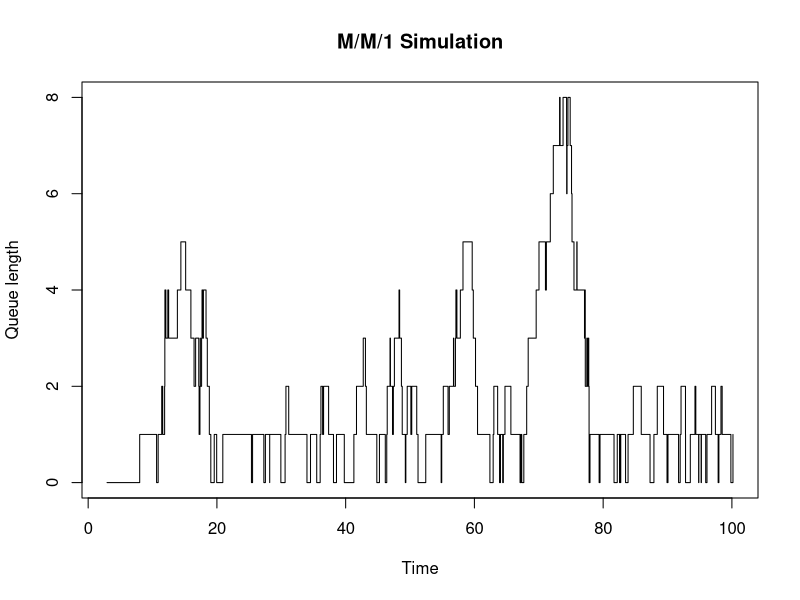
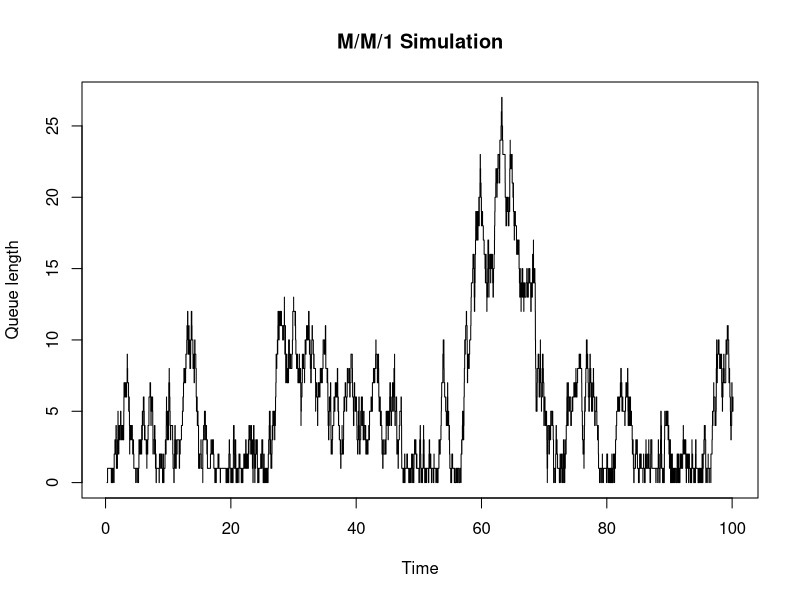

Here is the R script that generated these plots, in order:
## ---- chunk 1
MM1.queue <- function(lambda, mu, simul.time) 
  {
  t <- 0 
  queue <- 0 
  
  T1 <- rexp(1,rate=lambda)
  t <- T1

  eventsTime <- T1
  currentqueue <- 0
  N <- 1 
  
  while (t<simul.time) {
    N <- N+1
    
 
    if(currentqueue>0) {  # nonempty queue
      T1 <- rexp(1,rate=lambda+mu) 
      
      p <- runif(1,0,1) # arrival or departure?
      queue[N] <- currentqueue
      currentqueue <- ifelse(p<lambda/(lambda+mu), 
                             currentqueue+1, # arrival
                             currentqueue-1) # departure
      
    } else {  # empty queue
      T1 <- rexp(1,rate=lambda)
      queue[N] <- currentqueue
      currentqueue <- 1
    }
    
    t <- t+T1 # time of next arrival
    eventsTime[N] <- T1 # inter-event time
  }
  return(list(time=eventsTime, queue=queue))
}
## ---- chunk 2
result1 <- MM1.queue(lambda = 1, mu = 2, simul.time = 100)
plot(cumsum(result1[[1]]), result1[[2]],
     type="s", xlab="Time",ylab="Queue length", main="M/M/1 Simulation")
## ---- chunk 3
result2 <- MM1.queue(lambda = 10, mu = 11, simul.time = 100)
plot(cumsum(result2[[1]]), result2[[2]],
     type="s", xlab="Time",ylab="Queue length", main="M/M/1 Simulation")
## ---- chunk 4
set.seed(7)

## A
N <- 100
x <- runif(N, -2, 2)
ya <- 4*exp(-x^2/2)
(lAhat <- mean(ya))

## B
x <- rnorm(N)
yb <- sqrt(2*pi)*I(x>=-2 & x<=2)
(lBhat <- mean(yb))
## ---- chunk 5
lAsd <- sd(ya)
(REa <- lAsd/(lAhat*sqrt(N)))

lBsd <- sd(yb)
(REb <- lBsd/(lBhat*sqrt(N)))

## ---- chunk 6
(CIa <- c(lAhat+qnorm(0.025)*lAsd/sqrt(N),
          lAhat+qnorm(0.975)*lAsd/sqrt(N)) )

(CIb <- c(lBhat+qnorm(0.025)*lBsd/sqrt(N),
          lBhat+qnorm(0.975)*lBsd/sqrt(N)) )
## ---- chunk 7
(N <- ceiling((qnorm(0.975)*lBsd)^2 / (0.0005*lBhat)^2))

x <- rnorm(N)
yb <- sqrt(2*pi)*I(x>=-2 & x<=2)
(lBhat <- mean(yb))


## true
l_f <- function(x) exp(-x^2/2)
( l <- integrate(l_f, -2, 2) )
## ---- chunk 8
set.seed(1)
p <- c(0.7,0.6,0.5,0.4,0.3)
x <- rep(0, length(p))
N <- 100

Hx <- replicate(N, {
  for(i in 1:length(p)) x[i] <- rbinom(1, 1, p[i])
  H <- (1-x[1]*x[4])*(1-x[2]*x[5])*(1-x[1]*x[3]*x[5])*(1-x[2]*x[3]*x[4])
})

lhat <- mean(Hx)
S <- sd(Hx)
RE.hat <- S/(lhat*sqrt(N))
RE.hat

## relative error < 0.01
ceiling((RE.hat/0.01)^2*N)
## ---- chunk 9
lhat <- replicate(1000, {
  x <- rep(0,5)
  for(i in 1:5) x[i] <- rgamma(1, shape = i, scale = i) 
  H <- min(c(x[1]+x[2], x[1]+x[4]+x[5], x[3]+x[4]))
  H
})

## point estimates
mean(lhat)

## C.I
lower <- mean(lhat)+qnorm(0.025)*sd(lhat)/sqrt(N)
upper <- mean(lhat)+qnorm(0.975)*sd(lhat)/sqrt(N)
print(c(lower, upper))
## ---- chunk 10
lhat <- replicate(1000, {
  x <- rep(0,5)
  for(i in 1:5) x[i] <- rbinom(1, 1, 1/(2*i)) 
  H <- min(c(x[1]+x[2], x[1]+x[4]+x[5], x[3]+x[4]))
  H
})

## point estimates
mean(lhat)

## C.I
lower <- mean(lhat)+qnorm(0.025)*sd(lhat)/sqrt(N)
upper <- mean(lhat)+qnorm(0.975)*sd(lhat)/sqrt(N)
print(c(lower, upper))
## ---- chunk 11
result <- MM1.queue(lambda = 1, mu = 2, simul.time = 10000)
queue <- result[[2]]
## ---- chunk 12
M <- 10000
burnin <- 100
N <- 30
t <- (M-burnin)/N
Mean <- rep(0,N)

batch_queue <- queue[(burnin+1):length(queue)]
for(k in 1:N) Mean[k] <- mean(batch_queue[((k-1)*t+1):(k*t)])
batch.mean <- mean(Mean)
batch.mean
## ---- chunk 13
time <- which(queue==0)
tau <- sapply(1:(length(time)-1), function(i) time[(i+1)]-time[i] )  # cycle length
cut <- cumsum(tau)
R <- sapply(1:(length(time)-1), function(i) sum( queue[time[i]:cut[i]] )) # reward

tauhat <- mean(tau)
Rhat <- mean(R)
lhat <- Rhat/tauhat
lhat
## ---- chunk 14
set.seed(7)
result <- MM1.queue(lambda = 1, mu = 2, simul.time = 10000)
queue <- result[[2]]

burnin <- 100
N <- 30
t <- (M-burnin)/N
Mean <- rep(0,N)

batch_queue <- queue[(burnin+1):length(queue)]
for(k in 1:N) Mean[k] <- mean(batch_queue[((k-1)*t+1):(k*t)])
batch.mean <- mean(Mean)
batch.mean


## relative width - batch mean
relative.width <- (2*qnorm(0.975)*sd(Mean)/sqrt(t))/batch.mean
relative.width

## ---- chunk 15
set.seed(7)
result <- MM1.queue(lambda = 1, mu = 2, simul.time = 1000000)
queue <- result[[2]]

time <- which(queue==0)
tau <- sapply(1:(length(time)-1), function(i) time[(i+1)]-time[i] )  # cycle length
cut <- cumsum(tau)
R <- sapply(1:(length(time)-1), function(i) sum( queue[time[i]:cut[i]] )) # reward

tauhat <- mean(tau)
Rhat <- mean(R)
lhat <- Rhat/tauhat
lhat


## relative width - regenerative method
Z <- R-lhat*tau
  
relative.width <- (2*qnorm(0.975)*sd(Z)/sqrt(length(R)))/lhat
relative.width
